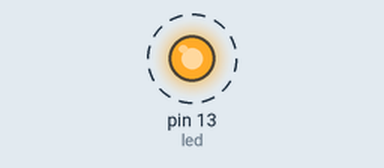
Simulated run of this sketch. Board: Arduino Uno, built with avr-gcc and run on an emulated ATmega328P. Parts: output pins drawn as LEDs (lit = HIGH). Dashed ring = blinking. What the sketch prints to the serial monitor is not drawn.

Above: at 0.5 s.
Timing chart, 0 to 4.6 s (numbered marks = the images above):
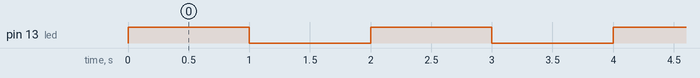

Measured:
- by itself, pin 13 (led): alternates HIGH for 1.0 s and LOW for 1.0 s

The sketch:

15__Project_SerialMessage.ino
```cpp
// 15º Projeto: Mensagem via serial
// Gabriel Sassati da Costa

const int led = 13;

void setup() {
  pinMode(led, OUTPUT);
  Serial.begin(9600);
}

void loop() {
  digitalWrite(led, HIGH);
// Envia uma mensagem para o monitor serial
  Serial.println("LED aceso!");
  delay(1000);
  digitalWrite(led, LOW);
// Envia outra mensagem para o monitor serial
  Serial.println("LED apagado!");
  delay(1000);
}
```
